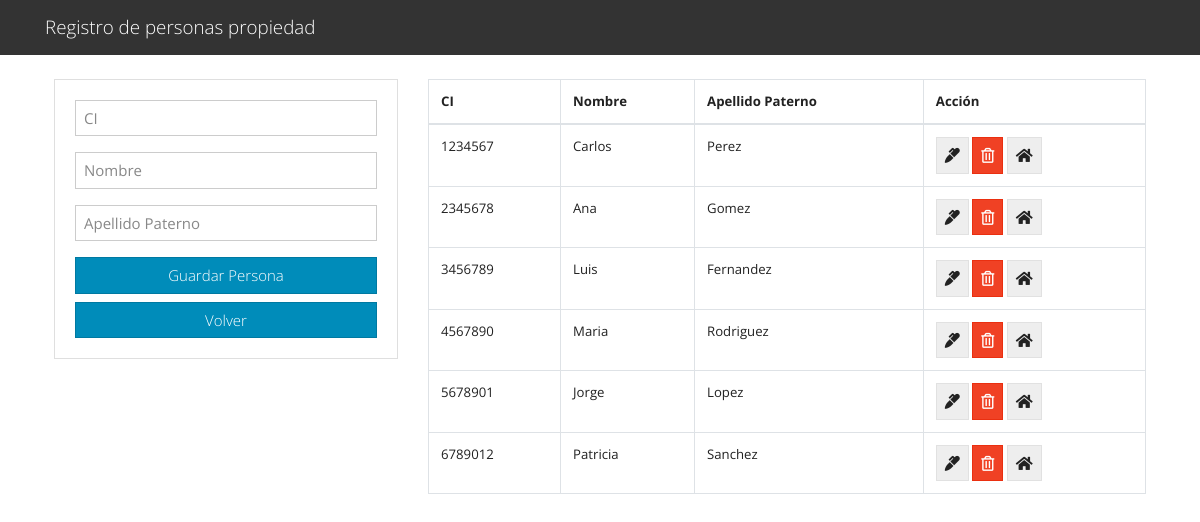
Page /CRUD.php on the committed database.
### tables this page shows
CREATE TABLE `persona` (
  `ci` int(11) NOT NULL,
  `nombre` varchar(50) DEFAULT NULL,
  `paterno` varchar(50) DEFAULT NULL
);

### CRUD.php (the view, shortened to what this page needs)
<?php include("db.php"); ?>
<?php include('includes/header.php'); ?>
<main class="container p-4">
  <div class="row">
    <div class="col-md-4">
      <div class="card card-body">
        <form action="save_person.php" method="POST">
          <div class="form-group">
            <input type="text" name="ci" class="form-control" placeholder="CI" autofocus required>
          </div>
          <div class="form-group">
            <input type="text" name="nombre" class="form-control" placeholder="Nombre" required>
          </div>
          <div class="form-group">
            <input type="text" name="paterno" class="form-control" placeholder="Apellido Paterno" required>
          </div>
          <input type="submit" name="save_person" class="btn btn-primary btn-block mt-2" value="Guardar Persona">
        </form>
        <a href="index.php" class="btn btn-primary btn-block mt-2">Volver</a>
      </div>
    </div>
    <div class="col-md-8">
      <table class="table table-bordered">
        <thead>
          <tr>
            <th>CI</th>
            <th>Nombre</th>
            <th>Apellido Paterno</th>
            <th>Acción</th>
          </tr>
        </thead>
        <tbody>
          <?php
          $query = "SELECT * FROM Persona";
          $result_personas = mysqli_query($conn, $query);
          while($row = mysqli_fetch_assoc($result_personas)) { ?>
          <tr>
            <td><?php echo $row['ci']; ?></td>
            <td><?php echo $row['nombre']; ?></td>
            <td><?php echo $row['paterno']; ?></td>
            <td>
              <a href="edit_person.php?ci=<?php echo $row['ci']?>" class="btn btn-secondary">
                <i class="fas fa-marker"></i>
              </a>
              <a href="delete_person.php?ci=<?php echo $row['ci']?>" class="btn btn-danger">
                <i class="far fa-trash-alt"></i>
              </a>
              <a href="propiedades.php?ci=<?php echo $row['ci']?>" class="btn btn-secondary">
                <i class="fas fa-home"></i>
              </a>
            </td>
          </tr>
          <?php } ?>
        </tbody>
      </table>
    </div>
  </div>
</main>
<?php include('includes/footer.php'); ?>

### includes/header.php (shortened to what this page needs)
<!DOCTYPE html>
<html lang="en">
  <head>
    <link rel="stylesheet" href="https://bootswatch.com/4/yeti/bootstrap.min.css">
    <link rel="stylesheet" href="https://use.fontawesome.com/releases/v5.6.3/css/all.css">
  </head>
  <body>
    <nav class="navbar navbar-dark bg-dark">
      <div class="container">
        <a class="navbar-brand" href="index.php">Registro de personas propiedad</a>
      </div>
    </nav>

### includes/footer.php (shortened to what this page needs)
</body>
</html>

### rows in the picture
persona: ci "1234567", nombre "Carlos", paterno "Perez"
persona: ci "2345678", nombre "Ana", paterno "Gomez"
persona: ci "3456789", nombre "Luis", paterno "Fernandez"
persona: ci "4567890", nombre "Maria", paterno "Rodriguez"
persona: ci "5678901", nombre "Jorge", paterno "Lopez"
persona: ci "6789012", nombre "Patricia", paterno "Sanchez"
